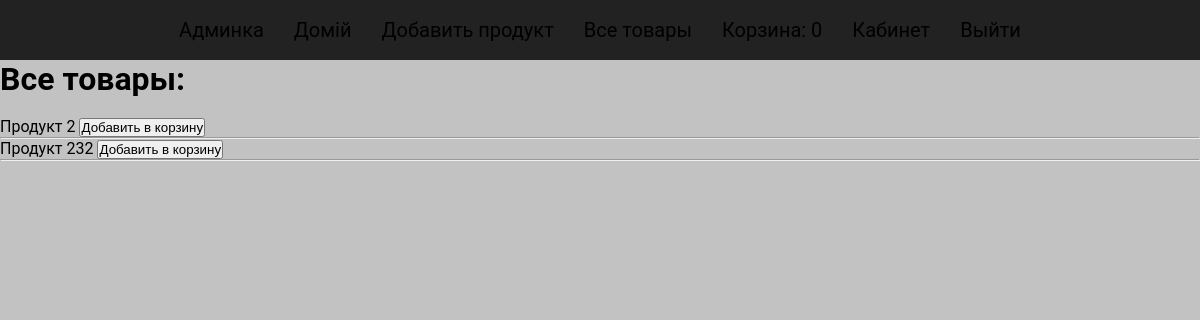
The app's page /catalog/products (signed in), older data.
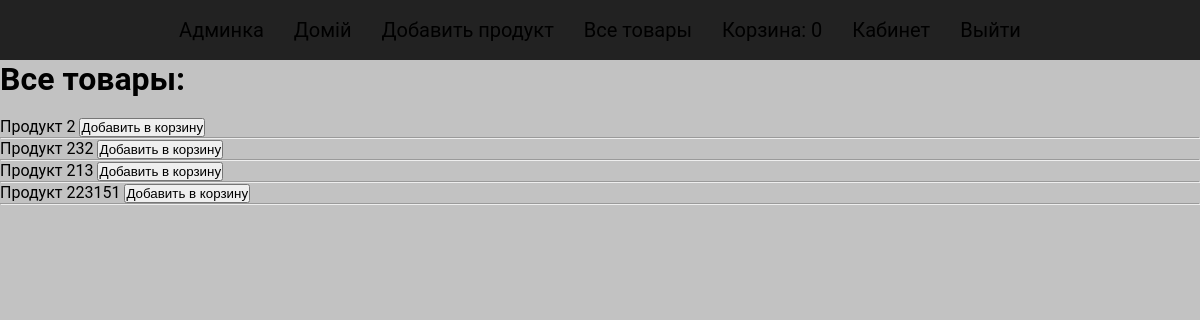
The same page, newer data.
### apps/catalog/models.py (models this page shows, shortened)
class Product(models.Model):
	def get_file_path(instance, filename):
		path = "catalog/" + instance.slug + "/images/"
		return os.path.join(path, filename)
	title = models.CharField(verbose_name='Наименование', max_length=120, unique=True)
	category = models.ForeignKey(Category, verbose_name='Категория', on_delete=models.CASCADE)
	manufacturer = models.ForeignKey(Manufacturer, verbose_name='Производитель', on_delete=models.CASCADE)
	articul	= models.IntegerField(verbose_name="Артикул")
	slug = models.SlugField(verbose_name='URL', max_length=30, blank=False, unique=True)
	img	= models.ImageField(verbose_name='Главная картинка', upload_to=get_file_path)
	price = models.DecimalField(('Цена за 1'), decimal_places=2,max_digits=12, default=1.00, validators=[MinValueValidator(1.0)],)
	s_description = models.TextField(verbose_name="Краткое описание", max_length=600)
	description	= models.TextField(verbose_name="Полное описание", max_length=2000)
	add_date = models.DateTimeField(verbose_name='Дата добавления', auto_now_add=True)
	def get_absolute_url(self):
		return reverse('product',kwargs={'slug': self.slug})
	class Meta():
		db_table = 'product'
		verbose_name = "(1) Товар"
		verbose_name_plural = "(1) Товары"

### apps/catalog/views.py (the view)
# urls.py: path('products', views.products, name='products'),
def products(request):
    products = Product.objects.all()
    return render(
        request,
        'catalog/products.html',
        context = {'products': products}
    )

### templates/catalog/products.html (shortened to what this page needs)
{% extends 'main/base.html' %}
{% block content %}
{% if category %}
<h1>{{ category.title }}</h1>
{% else %}
<h1>Все товары: </h1>
{% endif %}
<br>
{% for product in products %}
<a href="{{ product.get_absolute_url }}">{{ product.title }}</a>
<button onclick="addItem('{{ product.id }}', '{{ product.title }}', '{{ product.price }}')">Добавить в корзину</button>
<hr>
{% endfor %}
{% endblock %}

### templates/main/base.html (shortened to what this page needs)
<!DOCTYPE html>
<html lang="ru">
<head>
	{% block static %}
		{% load static %}
		<link rel="stylesheet" href="{% static 'css/catalog.min.css' %}">
	{% endblock static %}
</head>
<body>
	{% if user.is_authenticated %}
	<header>
		<a href="{% url 'admin:index' %}">Админка</a>
		<a href="{% url 'home' %}">Домiй</a>
		<a href="{% url 'add_product' %}">Добавить продукт</a>
		<a href="{% url 'products' %}">Все товары</a>
		<a href="{% url 'cart' %}">Корзина: <span id='items_count'>0</span></a>
		{% if user.is_authenticated %}
			<a href="{% url 'account:account' %}">Кабинет</a>
			<a href="{% url 'account:signout' %}">Выйти</a>
		{% else %}
			<a href="{% url 'account:login' %}">Войти</a>
		{% endif %}
	</header>
	<main>
		{% block content %}{% endblock content %}
	</main>
	{% else %}
		<a href="{% url 'admin:index' %}" style="font-size: 30px;">Войдите в качестве администратора</a>
	{% endif %}
</body>
</html>

Row changes from the older to the newer data that the page shows:
added Product: title "Продукт 213"
added Product: title "Продукт 223151"
